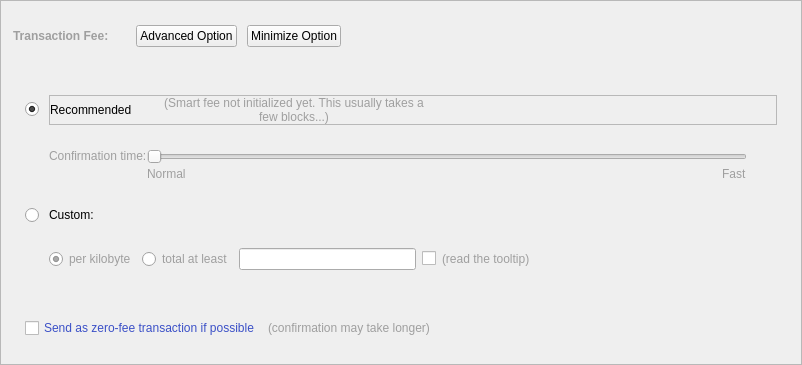
    <widget class="QFrame" name="frameFee">
     <property name="sizePolicy">
      <sizepolicy hsizetype="Expanding" vsizetype="Expanding">
       <horstretch>0</horstretch>
       <verstretch>0</verstretch>
      </sizepolicy>
     </property>
     <property name="maximumSize">
      <size>
       <width>16777215</width>
       <height>16777215</height>
      </size>
     </property>
     <property name="frameShape">
      <enum>QFrame::StyledPanel</enum>
     </property>
     <property name="frameShadow">
      <enum>QFrame::Sunken</enum>
     </property>
     <layout class="QVBoxLayout" name="verticalLayoutFee1">
      <property name="spacing">
       <number>0</number>
      </property>
      <property name="leftMargin">
       <number>0</number>
      </property>
      <property name="topMargin">
       <number>0</number>
      </property>
      <property name="rightMargin">
       <number>0</number>
      </property>
      <property name="bottomMargin">
       <number>0</number>
      </property>
      <item>
       <layout class="QVBoxLayout" name="verticalLayoutFee2" stretch="0,0,0">
        <property name="spacing">
         <number>0</number>
        </property>
        <property name="leftMargin">
         <number>0</number>
        </property>
        <property name="topMargin">
         <number>0</number>
        </property>
        <item>
         <layout class="QHBoxLayout" name="horizontalLayoutFee1">
          <property name="leftMargin">
           <number>12</number>
          </property>
          <property name="topMargin">
           <number>12</number>
          </property>
          <property name="rightMargin">
           <number>12</number>
          </property>
          <property name="bottomMargin">
           <number>12</number>
          </property>
          <item>
           <layout class="QVBoxLayout" name="verticalLayoutFee7">
            <property name="spacing">
             <number>0</number>
            </property>
            <item>
             <layout class="QHBoxLayout" name="horizontalLayoutSmartFee">
              <property name="spacing">
               <number>10</number>
              </property>
              <property name="topMargin">
               <number>12</number>
              </property>
              <property name="bottomMargin">
               <number>12</number>
              </property>
              <item>
               <widget class="QLabel" name="labelFeeHeadline">
                <property name="sizePolicy">
                 <sizepolicy hsizetype="Preferred" vsizetype="Maximum">
                  <horstretch>0</horstretch>
                  <verstretch>0</verstretch>
                 </sizepolicy>
                </property>
                <property name="font">
                 <font>
                  <weight>75</weight>
                  <bold>true</bold>
                 </font>
                </property>
                <property name="styleSheet">
                 <string notr="true">font-weight:bold; color: #9f9f9f</string>
                </property>
                <property name="text">
                 <string>Transaction Fee:</string>
                </property>
               </widget>
              </item>
              <item>
               <widget class="QLabel" name="labelFeeMinimized">
                <property name="styleSheet">
                 <string notr="true">color: #3b50c7;</string>
                </property>
                <property name="text">
                 <string/>
                </property>
               </widget>
              </item>
              <item>
               <widget class="QPushButton" name="buttonChooseFee">
                <property name="text">
                 <string>Advanced Option</string>
                </property>
               </widget>
              </item>
              <item>
               <widget class="QPushButton" name="buttonMinimizeFee">
                <property name="toolTip">
                 <string>collapse fee-settings</string>
                </property>
                <property name="text">
                 <string>Minimize Option</string>
                </property>
               </widget>
              </item>
             </layout>
            </item>
           </layout>
          </item>
          <item>
           <spacer name="horizontalSpacer_4">
            <property name="orientation">
             <enum>Qt::Horizontal</enum>
            </property>
            <property name="sizeHint" stdset="0">
             <size>
              <width>40</width>
              <height>20</height>
             </size>
            </property>
           </spacer>
          </item>
         </layout>
        </item>
        <item>
         <widget class="QFrame" name="frameFeeSelection">
          <layout class="QVBoxLayout" name="verticalLayoutFee12">
           <property name="spacing">
            <number>0</number>
           </property>
           <property name="leftMargin">
            <number>0</number>
           </property>
           <property name="topMargin">
            <number>0</number>
           </property>
           <property name="rightMargin">
            <number>0</number>
           </property>
           <property name="bottomMargin">
            <number>0</number>
           </property>
           <item>
            <layout class="QGridLayout" name="gridLayoutFee" rowstretch="0,0,0,0">
             <property name="leftMargin">
              <number>24</number>
             </property>
             <property name="topMargin">
              <number>24</number>
             </property>
             <property name="rightMargin">
              <number>24</number>
             </property>
             <property name="bottomMargin">
              <number>24</number>
             </property>
             <property name="horizontalSpacing">
              <number>10</number>
             </property>
             <property name="verticalSpacing">
              <number>24</number>
             </property>
             <item row="2" column="0">
              <layout class="QVBoxLayout" name="verticalLayoutFee9" stretch="0,0">
               <item>
                <widget class="QRadioButton" name="radioCustomFee">
                 <property name="text">
                  <string/>
                 </property>
                 <attribute name="buttonGroup">
                  <string notr="true">groupFee</string>
                 </attribute>
                </widget>
               </item>
               <item>
                <spacer name="verticalSpacer_6">
                 <property name="orientation">
                  <enum>Qt::Vertical</enum>
                 </property>
                 <property name="sizeHint" stdset="0">
                  <size>
                   <width>1</width>
                   <height>1</height>
                  </size>
                 </property>
                </spacer>
               </item>
              </layout>
             </item>
             <item row="0" column="0">
              <widget class="QRadioButton" name="radioSmartFee">
               <property name="layoutDirection">
                <enum>Qt::LeftToRight</enum>
               </property>
               <property name="text">
                <string/>
               </property>
               <property name="checked">
                <bool>true</bool>
               </property>
               <attribute name="buttonGroup">
                <string notr="true">groupFee</string>
               </attribute>
              </widget>
             </item>
             <item row="2" column="2">
              <widget class="QLabel" name="labelCustomFee">
               <property name="text">
                <string>Custom:</string>
               </property>
               <property name="alignment">
                <set>Qt::AlignLeading|Qt::AlignLeft|Qt::AlignTop</set>
               </property>
              </widget>
             </item>
             <item row="3" column="2">
              <layout class="QVBoxLayout" name="verticalLayoutFee8">
               <property name="spacing">
                <number>6</number>
               </property>
               <item>
                <layout class="QHBoxLayout" name="horizontalLayoutFee13">
                 <item>
                  <widget class="QRadioButton" name="radioCustomPerKilobyte">
                   <property name="toolTip">
                    <string>If the custom fee is set to 1000 uDWGs and the transaction is only 250 bytes, then &quot;per kilobyte&quot; only pays 250 uDWGs in fee,&lt;br /&gt;while &quot;at least&quot; pays 1000 uDWGs. For transactions bigger than a kilobyte both pay by kilobyte.</string>
                   </property>
                   <property name="styleSheet">
                    <string notr="true">color: #9f9f9f</string>
                   </property>
                   <property name="text">
                    <string>per kilobyte</string>
                   </property>
                   <property name="checked">
                    <bool>true</bool>
                   </property>
                   <attribute name="buttonGroup">
                    <string notr="true">groupCustomFee</string>
                   </attribute>
                  </widget>
                 </item>
                 <item>
                  <widget class="QRadioButton" name="radioCustomAtLeast">
                   <property name="toolTip">
                    <string>If the custom fee is set to 1000 uDWGs and the transaction is only 250 bytes, then &quot;per kilobyte&quot; only pays 250 uDWGs in fee,&lt;br /&gt;while &quot;total at least&quot; pays 1000 uDWGs. For transactions bigger than a kilobyte both pay by kilobyte.</string>
                   </property>
                   <property name="styleSheet">
                    <string notr="true">color: #9f9f9f</string>
                   </property>
                   <property name="text">
                    <string>total at least</string>
                   </property>
                   <attribute name="buttonGroup">
                    <string notr="true">groupCustomFee</string>
                   </attribute>
                  </widget>
                 </item>
                 <item>
                  <widget class="BitcoinAmountField" name="customFee">
                   <property name="styleSheet">
                    <string notr="true">color: #9f9f9f</string>
                   </property>
                  </widget>
                 </item>
                 <item>
                  <layout class="QHBoxLayout" name="horizontalLayoutFee8">
                   <item>
                    <widget class="QCheckBox" name="checkBoxMinimumFee">
                     <property name="toolTip">
                      <string>Paying only the minimum fee is just fine as long as there is less transaction volume than space in the blocks.&lt;br /&gt;But be aware that this can end up in a never confirming transaction once there is more demand for DWG transactions than the network can process.</string>
                     </property>
                     <property name="text">
                      <string/>
                     </property>
                    </widget>
                   </item>
                   <item>
                    <widget class="QLabel" name="labelMinFeeWarning">
                     <property name="enabled">
                      <bool>true</bool>
                     </property>
                     <property name="toolTip">
                      <string>Paying only the minimum fee is just fine as long as there is less transaction volume than space in the blocks.&lt;br /&gt;But be aware that this can end up in a never confirming transaction once there is more demand for DWG transactions than the network can process.</string>
                     </property>
                     <property name="styleSheet">
                      <string notr="true">color: #9f9f9f</string>
                     </property>
                     <property name="text">
                      <string>(read the tooltip)</string>
                     </property>
                     <property name="margin">
                      <number>5</number>
                     </property>
                    </widget>
                   </item>
                   <item>
                    <spacer name="horizontalSpacer_2">
                     <property name="orientation">
                      <enum>Qt::Horizontal</enum>
                     </property>
                     <property name="sizeHint" stdset="0">
                      <size>
                       <width>1</width>
                       <height>1</height>
                      </size>
                     </property>
                    </spacer>
                   </item>
                  </layout>
                 </item>
                 <item>
                  <spacer name="horizontalSpacer_6">
                   <property name="orientation">
                    <enum>Qt::Horizontal</enum>
                   </property>
                   <property name="sizeHint" stdset="0">
                    <size>
                     <width>1</width>
                     <height>1</height>
                    </size>
                   </property>
                  </spacer>
                 </item>
                </layout>
               </item>
              </layout>
             </item>
             <item row="1" column="2">
              <layout class="QHBoxLayout" name="horizontalLayoutFee9">
               <property name="topMargin">
                <number>0</number>
               </property>
               <item>
                <layout class="QVBoxLayout" name="verticalLayoutFee6">
                 <item>
                  <widget class="QLabel" name="labelSmartFee3">
                   <property name="styleSheet">
                    <string notr="true">color: #9f9f9f</string>
                   </property>
                   <property name="text">
                    <string>Confirmation time:</string>
                   </property>
                   <property name="margin">
                    <number>2</number>
                   </property>
                  </widget>
                 </item>
                 <item>
                  <spacer name="verticalSpacer_3">
                   <property name="orientation">
                    <enum>Qt::Vertical</enum>
                   </property>
                   <property name="sizeHint" stdset="0">
                    <size>
                     <width>1</width>
                     <height>1</height>
                    </size>
                   </property>
                  </spacer>
                 </item>
                </layout>
               </item>
               <item>
                <layout class="QVBoxLayout" name="verticalLayoutFee5">
                 <property name="spacing">
                  <number>0</number>
                 </property>
                 <property name="rightMargin">
                  <number>30</number>
                 </property>
                 <item>
                  <widget class="QSlider" name="sliderSmartFee">
                   <property name="minimum">
                    <number>0</number>
                   </property>
                   <property name="maximum">
                    <number>24</number>
                   </property>
                   <property name="pageStep">
                    <number>1</number>
                   </property>
                   <property name="value">
                    <number>0</number>
                   </property>
                   <property name="orientation">
                    <enum>Qt::Horizontal</enum>
                   </property>
                   <property name="invertedAppearance">
                    <bool>false</bool>
                   </property>
                   <property name="invertedControls">
                    <bool>false</bool>
                   </property>
                   <property name="tickPosition">
                    <enum>QSlider::NoTicks</enum>
                   </property>
                  </widget>
                 </item>
                 <item>
                  <layout class="QHBoxLayout" name="horizontalLayoutFee10">
                   <item>
                    <widget class="QLabel" name="labelSmartFeeNormal">
                     <property name="styleSheet">
                      <string notr="true">color: #9f9f9f</string>
                     </property>
                     <property name="text">
                      <string>Normal</string>
                     </property>
                    </widget>
                   </item>
                   <item>
                    <spacer name="horizontalSpacer_3">
                     <property name="orientation">
                      <enum>Qt::Horizontal</enum>
                     </property>
                     <property name="sizeHint" stdset="0">
                      <size>
                       <width>40</width>
                       <height>20</height>
                      </size>
                     </property>
                    </spacer>
                   </item>
                   <item>
                    <widget class="QLabel" name="labelSmartFeeFast">
                     <property name="styleSheet">
                      <string notr="true">color: #9f9f9f</string>
                     </property>
                     <property name="text">
                      <string>Fast</string>
                     </property>
                    </widget>
                   </item>
                  </layout>
                 </item>
                </layout>
               </item>
              </layout>
             </item>
             <item row="0" column="2">
              <widget class="QFrame" name="frame">
               <property name="frameShape">
                <enum>QFrame::StyledPanel</enum>
               </property>
               <property name="frameShadow">
                <enum>QFrame::Raised</enum>
               </property>
               <layout class="QHBoxLayout" name="horizontalLayout_3">
                <property name="leftMargin">
                 <number>0</number>
                </property>
                <property name="topMargin">
                 <number>0</number>
                </property>
                <property name="rightMargin">
                 <number>0</number>
                </property>
                <property name="bottomMargin">
                 <number>0</number>
                </property>
                <item>
                 <widget class="QLabel" name="labelSmartFee_2">
                  <property name="text">
                   <string>Recommended</string>
                  </property>
                 </widget>
                </item>
                <item>
                 <widget class="QLabel" name="labelSmartFee">
                  <property name="styleSheet">
                   <string notr="true">color: #9f9f9f</string>
                  </property>
                  <property name="text">
                   <string/>
                  </property>
                  <property name="margin">
                   <number>2</number>
                  </property>
                 </widget>
                </item>
                <item>
                 <widget class="QLabel" name="labelFeeEstimation">
                  <property name="styleSheet">
                   <string notr="true">color: #9f9f9f</string>
                  </property>
                  <property name="text">
                   <string/>
                  </property>
                 </widget>
                </item>
                <item>
                 <widget class="QLabel" name="labelSmartFee2">
                  <property name="styleSheet">
                   <string notr="true">color: #9f9f9f</string>
                  </property>
                  <property name="text">
                   <string>(Smart fee not initialized yet. This usually takes a few blocks...)</string>
                  </property>
                  <property name="alignment">
                   <set>Qt::AlignHCenter</set>
                  </property>
                  <property name="wordWrap">
                   <bool>true</bool>
                  </property>
                  <property name="margin">
                   <number>2</number>
                  </property>
                 </widget>
                </item>
                <item>
                 <spacer name="horizontalSpacer_5">
                  <property name="orientation">
                   <enum>Qt::Horizontal</enum>
                  </property>
                  <property name="sizeHint" stdset="0">
                   <size>
                    <width>40</width>
                    <height>20</height>
                   </size>
                  </property>
                 </spacer>
                </item>
               </layout>
              </widget>
             </item>
            </layout>
           </item>
           <item>
            <layout class="QHBoxLayout" name="horizontalLayoutFee5" stretch="0,0,0">
             <property name="spacing">
              <number>8</number>
             </property>
             <property name="leftMargin">
              <number>24</number>
             </property>
             <property name="topMargin">
              <number>24</number>
             </property>
             <property name="rightMargin">
              <number>24</number>
             </property>
             <property name="bottomMargin">
              <number>24</number>
             </property>
             <item>
              <widget class="QCheckBox" name="checkBoxFreeTx">
               <property name="styleSheet">
                <string notr="true">color: #3b50c7;</string>
               </property>
               <property name="text">
                <string>Send as zero-fee transaction if possible</string>
               </property>
              </widget>
             </item>
             <item>
              <widget class="QLabel" name="labelFreeTx">
               <property name="styleSheet">
                <string notr="true">color: #9f9f9f</string>
               </property>
               <property name="text">
                <string>(confirmation may take longer)</string>
               </property>
               <property name="margin">
                <number>5</number>
               </property>
              </widget>
             </item>
             <item>
              <spacer name="horizontalSpacerFee5">
               <property name="orientation">
                <enum>Qt::Horizontal</enum>
               </property>
               <property name="sizeHint" stdset="0">
                <size>
                 <width>1</width>
                 <height>1</height>
                </size>
               </property>
              </spacer>
             </item>
            </layout>
           </item>
           <item>
            <spacer name="verticalSpacerFee2">
             <property name="orientation">
              <enum>Qt::Vertical</enum>
             </property>
             <property name="sizeHint" stdset="0">
              <size>
               <width>1</width>
               <height>1</height>
              </size>
             </property>
            </spacer>
           </item>
          </layout>
         </widget>
        </item>
        <item>
         <spacer name="verticalSpacerFee">
          <property name="orientation">
           <enum>Qt::Vertical</enum>
          </property>
          <property name="sizeHint" stdset="0">
           <size>
            <width>800</width>
            <height>1</height>
           </size>
          </property>
         </spacer>
        </item>
       </layout>
      </item>
     </layout>
    </widget>
